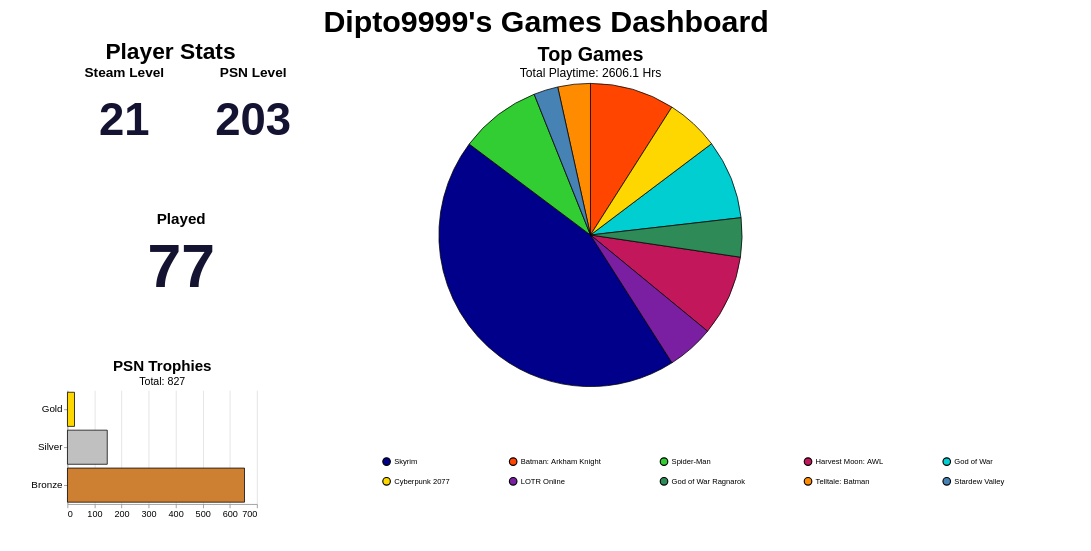

Write a Vega-Lite specification for this figure.
### Vega-Lite specification from a JSON file in a GitHub repository (floating-point values rounded to 4 significant figures)
{"config": {"view": {"continuousWidth": 300, "continuousHeight": 300, "strokeOpacity": 0, "strokeWidth": 1.5}, "axis": {"labelFontSize": 12, "titleFontSize": 16}, "legend": {"labelFontSize": 10, "titleFontSize": 16}}, "hconcat": [{"vconcat": [{"hconcat": [{"data": {"name": "data-5d6aeba095252c326bbbfd5f7abdc85a"}, "mark": {"type": "text", "align": "center", "baseline": "middle", "color": "#141331", "fontSize": 60, "fontWeight": "bold"}, "encoding": {"text": {"field": "Value", "type": "quantitative"}, "x": {"axis": null, "field": "Metric", "type": "nominal"}, "y": {"value": 50}}, "height": 150, "title": {"text": "Steam Level", "anchor": "middle", "fontSize": 18}, "width": 150}, {"data": {"name": "data-a5e7bf3d3c23375364da31503b1c1522"}, "mark": {"type": "text", "align": "center", "baseline": "middle", "color": "#141331", "fontSize": 60, "fontWeight": "bold"}, "encoding": {"text": {"field": "Value", "type": "quantitative"}, "x": {"axis": null, "field": "Metric", "type": "nominal"}, "y": {"value": 50}}, "height": 150, "title": {"text": "PSN Level", "anchor": "middle", "fontSize": 18}, "width": 150}]}, {"data": {"name": "data-6f4d390c0b31ea466544267225713125"}, "mark": {"type": "text", "align": "center", "baseline": "middle", "color": "#141331", "fontSize": 80, "fontWeight": "bold"}, "encoding": {"text": {"field": "Value", "type": "quantitative"}, "x": {"axis": null, "field": "Metric", "type": "nominal"}, "y": {"value": 50}}, "height": 150, "title": {"text": "Played", "anchor": "middle", "fontSize": 20}, "width": 300}, {"data": {"name": "data-35d0a48b89d7e89660a6ac32e9074bf0"}, "mark": {"type": "bar", "stroke": "black", "strokeWidth": 1}, "encoding": {"color": {"field": "type", "legend": null, "scale": {"domain": ["Platinum", "Gold", "Silver", "Bronze"], "range": ["#B9F2FF", "#FFD700", "#C0C0C0", "#CD7F32"]}, "type": "nominal"}, "tooltip": [{"field": "type", "title": "Trophy", "type": "nominal"}, {"field": "count", "title": "Count", "type": "quantitative"}], "x": {"axis": {"tickMinStep": 1, "title": ""}, "field": "count", "type": "quantitative"}, "y": {"axis": {"labelFontSize": 13, "title": ""}, "field": "type", "sort": ["Platinum", "Gold", "Silver", "Bronze"], "type": "nominal"}}, "height": 150, "title": {"text": "PSN Trophies", "anchor": "middle", "fontSize": 20, "subtitle": "Total: 827", "subtitleFontSize": 14}, "width": 250}], "title": {"text": "Player Stats", "anchor": "middle", "fontSize": 30}}, {"data": {"name": "data-9b664f9b7f3c783f8c6e3336eb19f5a0"}, "mark": {"type": "arc", "stroke": "black", "strokeWidth": 1}, "encoding": {"color": {"field": "name", "legend": {"columnPadding": 75, "columns": 5, "direction": "horizontal", "labelFontSize": 10, "orient": "bottom", "padding": 75, "rowPadding": 10, "title": "", "titleAlign": "center", "titleFontSize": 16}, "scale": {"range": ["#00008B", "#FF4500", "#32CD32", "#C2185B", "#00CED1", "#FFD700", "#7B1FA2", "#2E8B57", "#FF8C00", "#4682B4", "#808080", "#8B0000", "#20B2AA", "#E91E63", "#006400"]}, "sort": null, "type": "nominal"}, "theta": {"field": "playtime_percentage", "type": "quantitative"}, "tooltip": [{"field": "name", "title": "Game", "type": "nominal"}, {"field": "playtime_forever", "format": ".1f", "title": "Time (Hrs)", "type": "quantitative"}, {"field": "playtime_percentage", "format": ".2f", "title": "Playtime (%)", "type": "quantitative"}]}, "height": 400, "title": {"text": "Top Games", "anchor": "middle", "fontSize": 26, "subtitle": "Total Playtime: 2606.1 Hrs", "subtitleFontSize": 16}, "width": 700}], "padding": {"left": 40, "right": 40, "top": 10, "bottom": 10}, "resolve": {"scale": {"color": "independent"}}, "title": {"text": "Dipto9999's Games Dashboard", "anchor": "middle", "fontSize": 40}, "$schema": "https://vega.github.io/schema/vega-lite/v6.4.1.json", "datasets": {"data-5d6aeba095252c326bbbfd5f7abdc85a": [{"Metric": "Steam Level", "Value": 21}], "data-a5e7bf3d3c23375364da31503b1c1522": [{"Metric": "PSN Level", "Value": 203}], "data-6f4d390c0b31ea466544267225713125": [{"Metric": "Played", "Value": 77}], "data-35d0a48b89d7e89660a6ac32e9074bf0": [{"type": "Gold", "count": 26}, {"type": "Silver", "count": 147}, {"type": "Bronze", "count": 654}], "data-9b664f9b7f3c783f8c6e3336eb19f5a0": [{"name": "Skyrim", "playtime_forever": 845.3, "playtime_percentage": 44.28}, {"name": "Batman: Arkham Knight", "playtime_forever": 172.2, "playtime_percentage": 9.02}, {"name": "Spider-Man", "playtime_forever": 166.1, "playtime_percentage": 8.7}, {"name": "Harvest Moon: AWL", "playtime_forever": 164.3, "playtime_percentage": 8.61}, {"name": "God of War", "playtime_forever": 161.5, "playtime_percentage": 8.46}, {"name": "Cyberpunk 2077", "playtime_forever": 108.8, "playtime_percentage": 5.7}, {"name": "LOTR Online", "playtime_forever": 95.7, "playtime_percentage": 5.01}, {"name": "God of War Ragnarok", "playtime_forever": 79.36, "playtime_percentage": 4.16}, {"name": "Telltale: Batman", "playtime_forever": 66.22, "playtime_percentage": 3.47}, {"name": "Stardew Valley", "playtime_forever": 49.5, "playtime_percentage": 2.59}]}}
